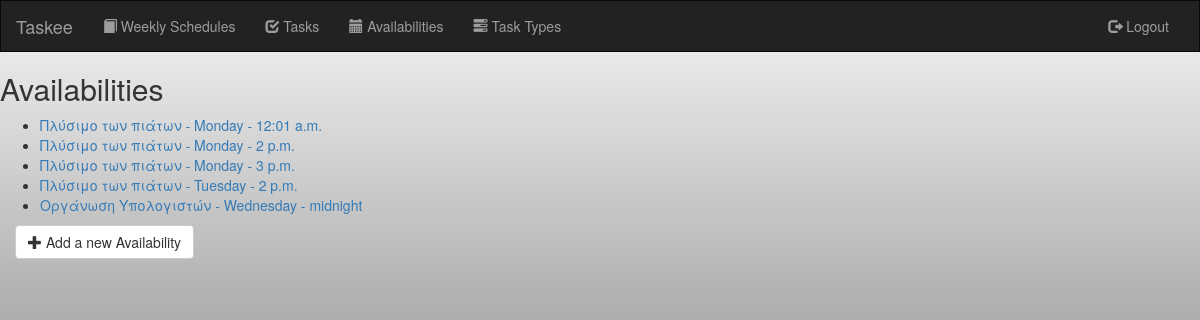
Page /availabilities/ (signed in) on the earlier database version.
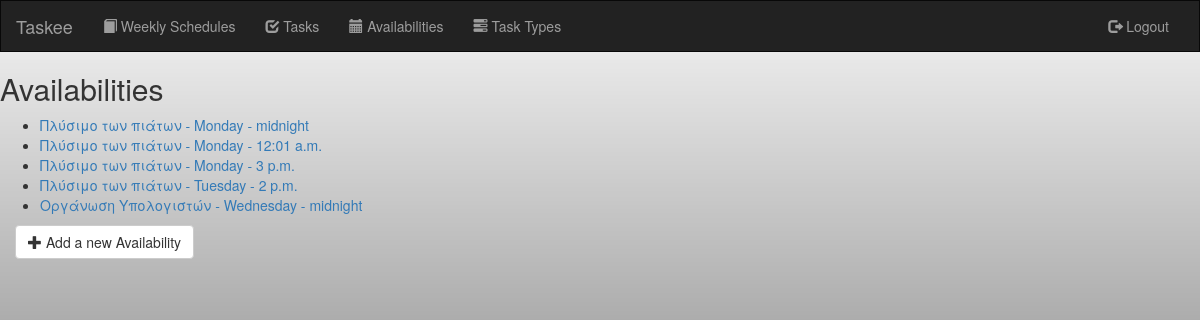
Same page on the later database version.
### taskmanager/models.py (models this page shows, shortened)
class Availability(models.Model):
    user = models.ForeignKey(User, on_delete=models.CASCADE)
    task = models.ForeignKey(Task, on_delete=models.CASCADE, default=1)
    instanceId = models.IntegerField(default=1)
    day = models.ForeignKey(Day, on_delete=models.CASCADE, default=1)
    startingTime = models.TimeField()
    endingTime = models.TimeField()
    priority = models.IntegerField(default=1)

class Task(models.Model):
    user = models.ForeignKey(User, on_delete=models.CASCADE)
    name = models.CharField(max_length=250)
    type = models.ForeignKey(TaskType, on_delete=models.CASCADE, default=1)
    place = models.CharField(max_length=250)
    notes = models.CharField(max_length=1000)

class Day(models.Model):
    name = models.CharField(max_length=9)
    def __str__(self): return self.name

### taskmanager/views.py (the view)
# urls.py: url(r'^availabilities/$', views.AvailabilitiesView.as_view(), name='availabilityView'),
class AvailabilitiesView(LoginRequiredMixin, generic.ListView):
    template_name = 'taskmanager/availabilitiesView.html'
    context_object_name = 'availability_list'
    login_url = '/login/'
    def get_queryset(self):
        return Availability.objects.filter(user=self.request.user).order_by('day', 'startingTime')

### templates/taskmanager/availabilitiesView.html (shortened to what this page needs)
{% extends 'base.html' %}
{% block body %}
    <h2>Availabilities</h2>
    <ul>
        {% for availability in availability_list %}
            <li><a href="{% url 'taskmanager:availabilityDetails' availability.id %}">{{ availability.task.name }}
                - {{ availability.day }} - {{ availability.startingTime }}</a></li>
        {% endfor %}
    </ul>
    <div class="form-group">
        <div class="col-lg-4">
            <a href="{% url 'taskmanager:availability-add' %}">
                <button type="submit" class="btn btn-default"><span class="glyphicon glyphicon-plus"></span> Add a new
                    Availability
                </button>
            </a>
        </div>
    </div>
{% endblock %}

### templates/base.html (shortened to what this page needs)
<!DOCTYPE html>
<html lang="en">
<head>
    {% load static %}
    <link rel="stylesheet" type="text/css" href="{% static 'staticfiles/style.css' %}"/>
    <link rel="stylesheet" type="text/css" href="{% static 'css/bootstrap.min.css' %}"/>
    <link rel="stylesheet" type="text/css" href="{% static 'css/animate.min.css' %}"/>
    <link rel="stylesheet" type="text/css" href="{% static 'css/style.css' %}"/>
</head>
<body class="animated fadeIn">
{% include 'navbar.html' %}
{% block body %}
{% endblock %}
</body>
</html>

### templates/navbar.html (shortened to what this page needs)
<nav class="navbar navbar-inverse">
    <div class="container-fluid">
        <div class="navbar-header">
            <a class="navbar-brand" href="{% url 'taskmanager:index' %}">Taskee</a>
        </div>
        <div class="collapse navbar-collapse" id="topNavBar">
                        <ul class="nav navbar-nav">
                            <li class="{% block weeklyScheduleView %}{% endblock %}">
                                <a href="{% url 'taskmanager:weeklyScheduleView' %}">
                                    <span class="glyphicon glyphicon-book" aria-hidden="true"></span>&nbsp;Weekly
                                    Schedules
                                </a>
                            </li>
                            <li class="{% block taskView %}{% endblock %}">
                                <a href="{% url 'taskmanager:taskView' %}">
                                    <span class="glyphicon glyphicon-check" aria-hidden="true"></span>&nbsp;Tasks
                                </a>
                            </li>
                            <li class="{% block availabilitiesView %}{% endblock %}">
                                <a href="{% url 'taskmanager:availabilityView' %}">
                                    <span class="glyphicon glyphicon-calendar" aria-hidden="true"></span>&nbsp;Availabilities
                                </a>
                            </li>
                           <li class="{% block taskTypeView %}{% endblock %}">
                                <a href="{% url 'taskmanager:taskTypeView' %}">
                                    <span class="glyphicon glyphicon-tasks" aria-hidden="true"></span>&nbsp;Task Types
                                </a>
                            </li>
                        </ul>
            <ul class="nav navbar-nav navbar-right">
                {% if user.is_authenticated %}
                    <li class="{% block logoutActive %}{% endblock %}">
                        <a href="{% url 'login:logout' %}">
                            <span class="glyphicon glyphicon-log-out" aria-hidden="true"></span>&nbsp;Logout
                        </a>
                    </li>
                {% endif %}
            </ul>
        </div>
    </div>
</nav>

### staticfiles/css/style.css (style rules this page uses)
body { background: white url("images/gbackground.png"); }
.navbar { border-radius: 0; }

Differences in the rows shown:
removed Availability: task.name "Πλύσιμο των πιάτων", day "Monday", startingTime "2 p.m."
added Availability: task.name "Πλύσιμο των πιάτων", day "Monday", startingTime "midnight"
